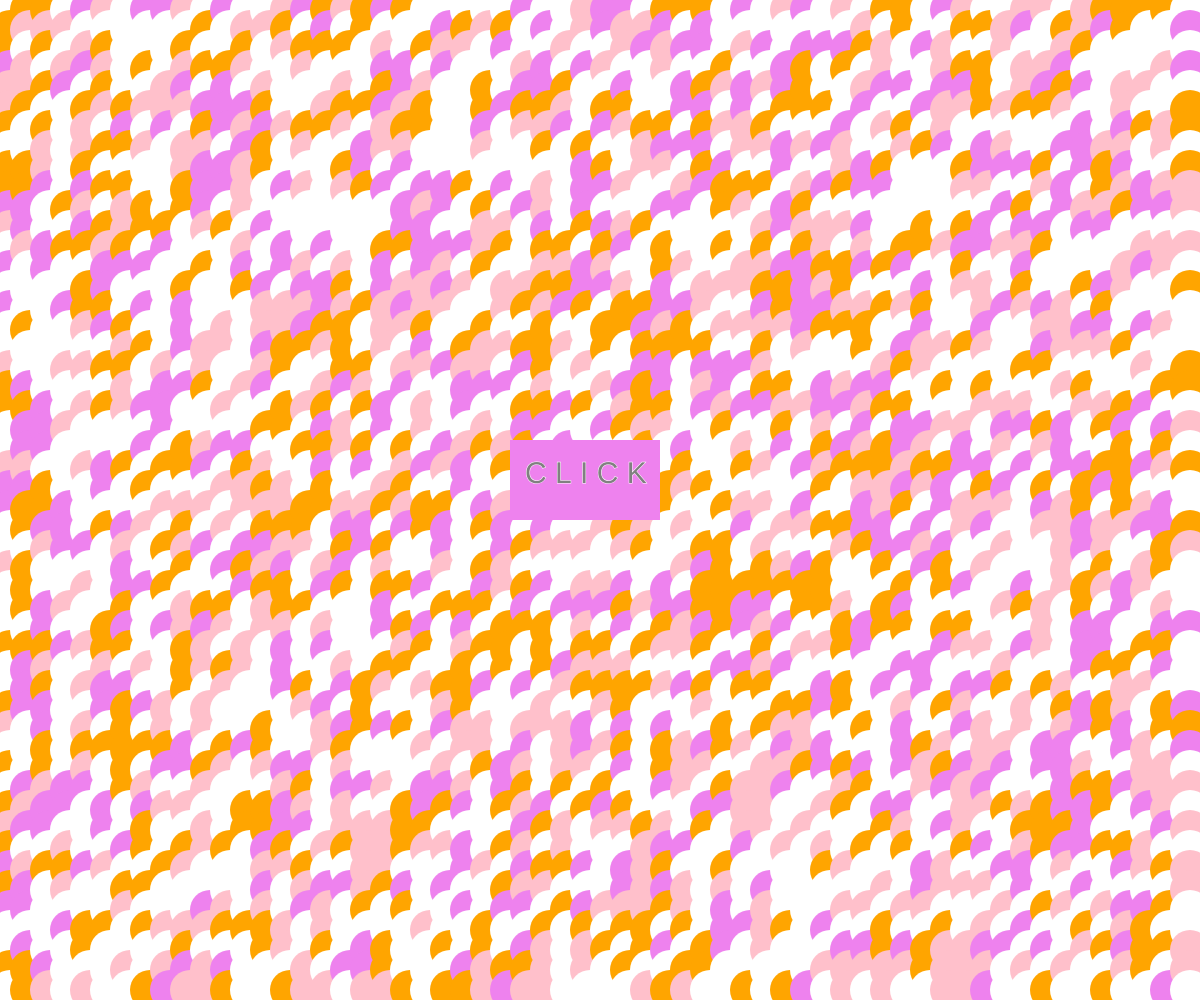
Frame 1 (no input)
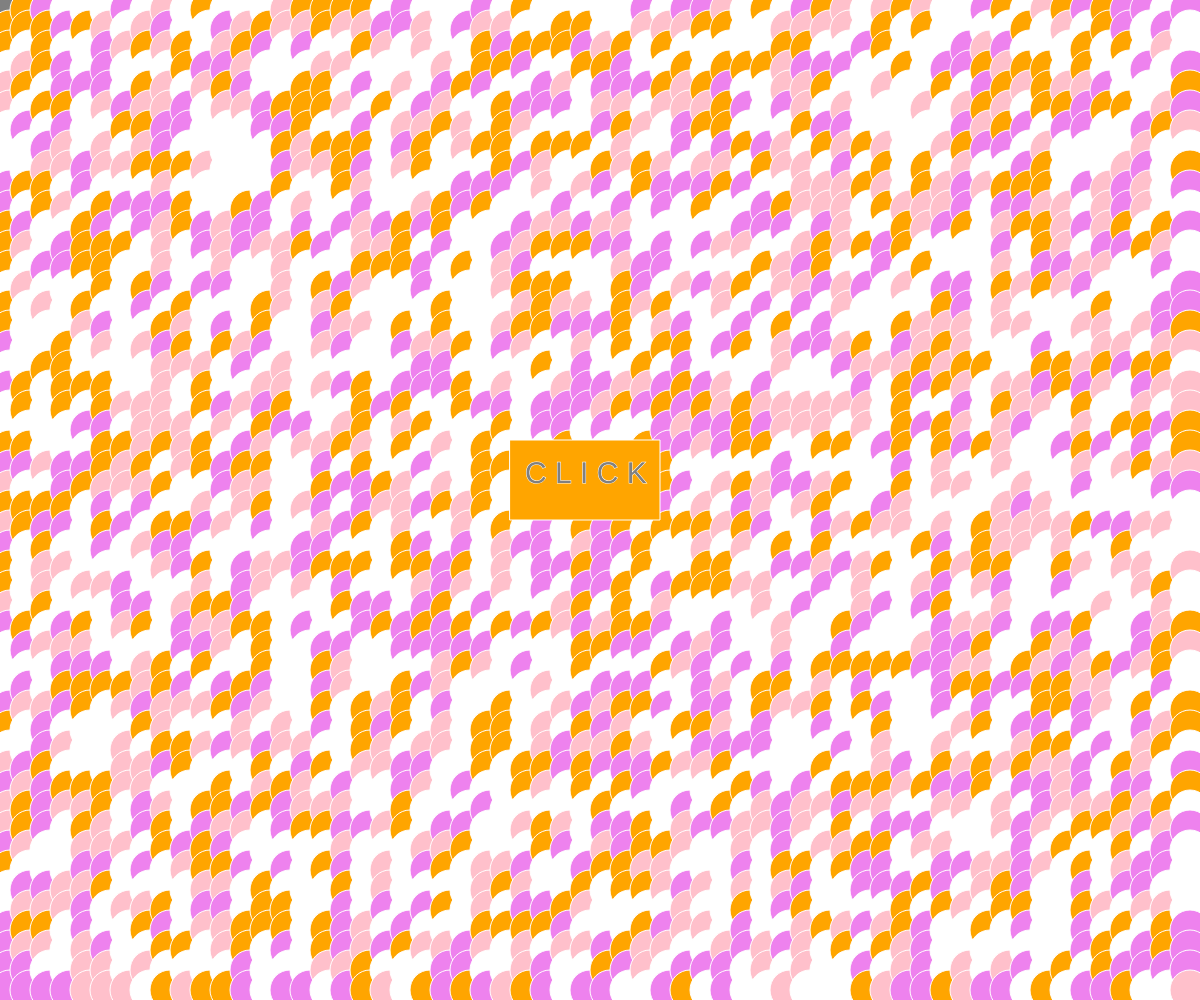
Frame 60 (no input)
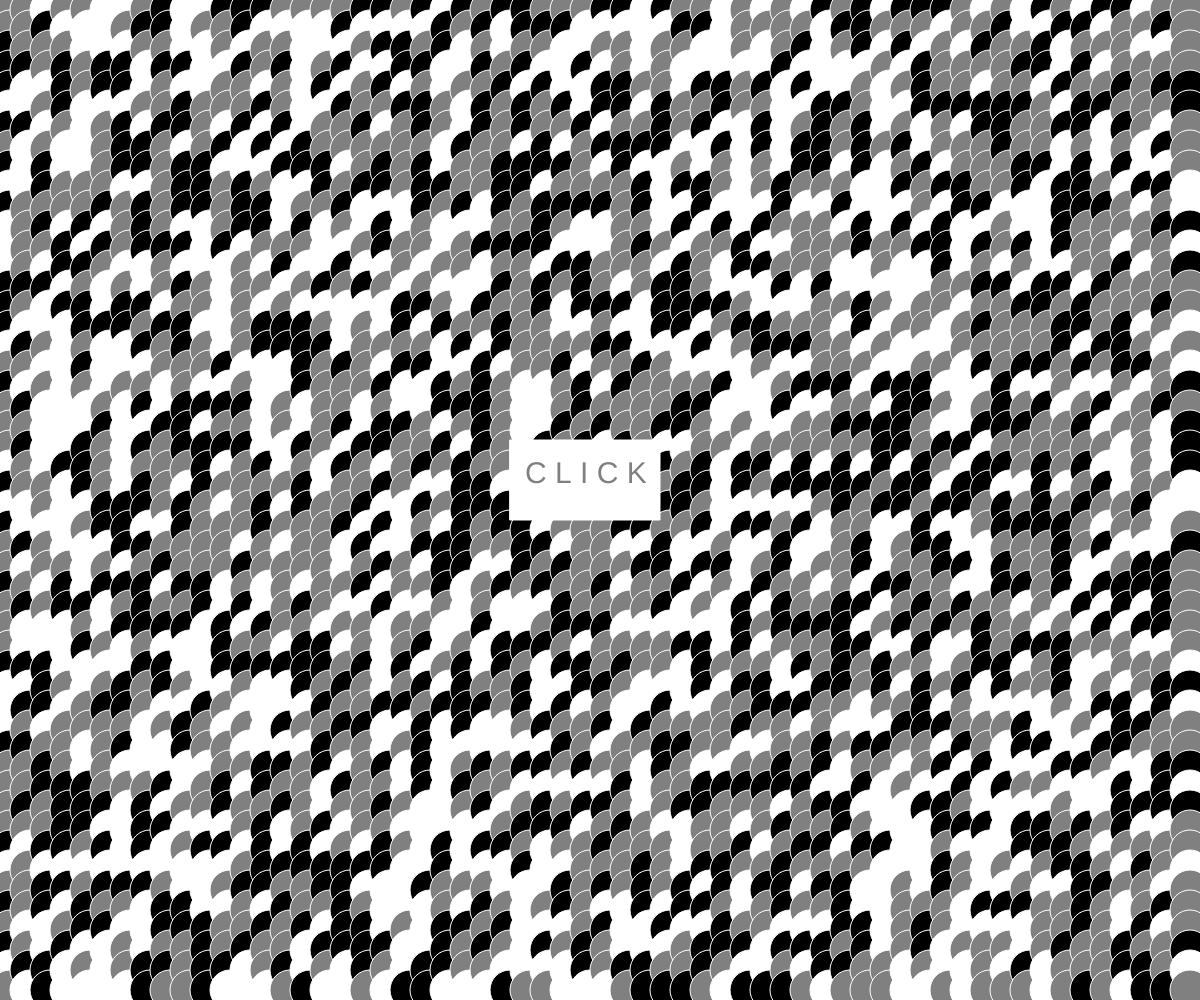
Frame 120 (the mouse pressed at the canvas centre since frame 60)

The p5.js sketch that drew these frames (run headless with seeded random() and noise() and a simulated clock; from frame 60 on, the mouse is pressed at the canvas centre):

// p5.js sketch
// ── sketch.js
var colores = ["white", "pink", "peach", "orange", "violet"];
var colorbng = ["white", "grey", "black"];

function preload() {
  // put preload code here
}

function setup() {
  createCanvas(windowWidth, windowHeight);
  background("white");
  noStroke();

  // put setup code here
}

function draw() {
  for (var p = 10; p < windowWidth; p += 20) {
    for (var i = 10; i < windowHeight; i += 20) {


      var selector = floor(random() * colores.length);
      var colorV = colores[selector];

      var selector = floor(random() * colorbng.length);
      var colorZ = colorbng[selector];


      ellipse(p, i, 40);
      if (mouseIsPressed) {

        fill(color(colorZ));
      } else {
        fill(color(colorV));
      }
    }
  }


  rect(windowWidth / 2 - 90, windowHeight / 2 - 60, 150, 80);
  stroke("white");

  let palabra = "C L I C K";
  fill("grey");
  textFont("arial");
  textSize(30);
  text(palabra, windowWidth / 2 - 75, windowHeight / 2 - 40, 150, 80);


}
